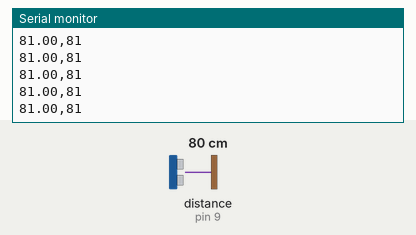
Recording of a sketch running on a simulated Arduino Uno, built with avr-gcc and run on an emulated ATmega328P. Shown: the last lines printed to the serial monitor. The inputs (shaded band) are chosen by the test bench; at power-on: distance to the obstacle (sensor on pin 9) 80 cm.

Above: at 1.2 s.
1.3 s: distance to the obstacle (sensor on pin 9) set to 2 cm
At 1.56 s:
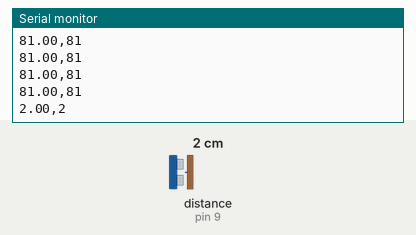
2.8 s: distance to the obstacle (sensor on pin 9) set to 4 cm
At 2.99 s:
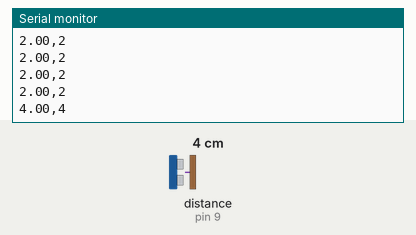
Timing chart, 0 to 5.8 s (numbered marks = the images above; inputs shaded):
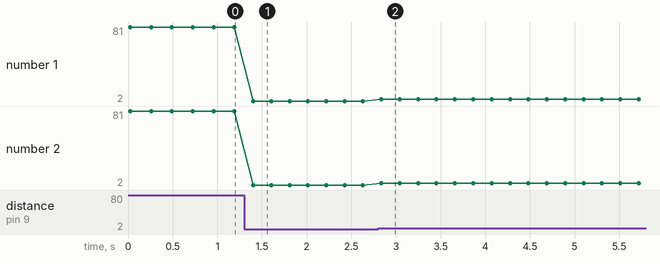

The sketch:

201913055_MoveFilter_Plot.ino
```cpp
#include <NewPing.h>

#define MASK 5

double data[MASK] = {0.0,};

NewPing sonar(8, 9, 180);
void setup() {
  // put your setup code here, to run once:
  Serial.begin(9600);
  Serial.println("MoveAvg,Sonar");

}

double MoveFilter(int mask)
{
  double sum = 0.0, movefilter = 0.0;
  for (int i = 0; i < mask; i++)
  {
    sum += data[i];
  }
  movefilter = sum / (double)mask;

  return movefilter;
}

void loop() {
  // put your main code here, to run repeatedly:
  double movefilter = 0.0;
  int i =0;

  for(i =0; i<MASK; i++)
  {
    data[i] =  sonar.ping_cm();
  }
  movefilter = MoveFilter(MASK);
  Serial.print(movefilter);
  Serial.print(",");
  Serial.println(sonar.ping_cm());


  if(i >= MASK)
  {
    i =0;
  }
  delay(200);

}
```

Measured:
- after the input at 1.3 s, the serial monitor: prints a new line after 0.10 s (image 1)
- after the input at 2.8 s, the serial monitor: prints a new line at once (image 2)
- plotted number 1: 81 → 2 after the input at 1.3 s, 2 → 4 after the input at 2.8 s
- plotted number 2: 81 → 2 after the input at 1.3 s, 2 → 4 after the input at 2.8 s
